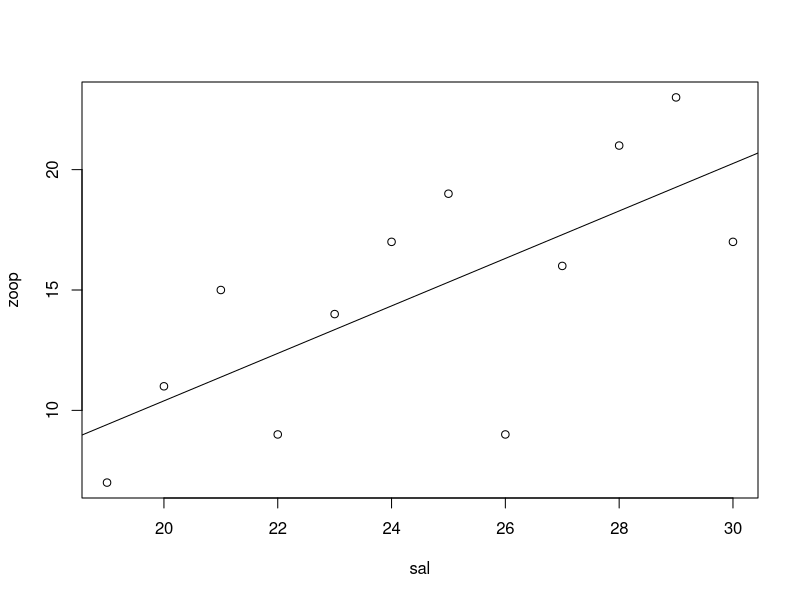
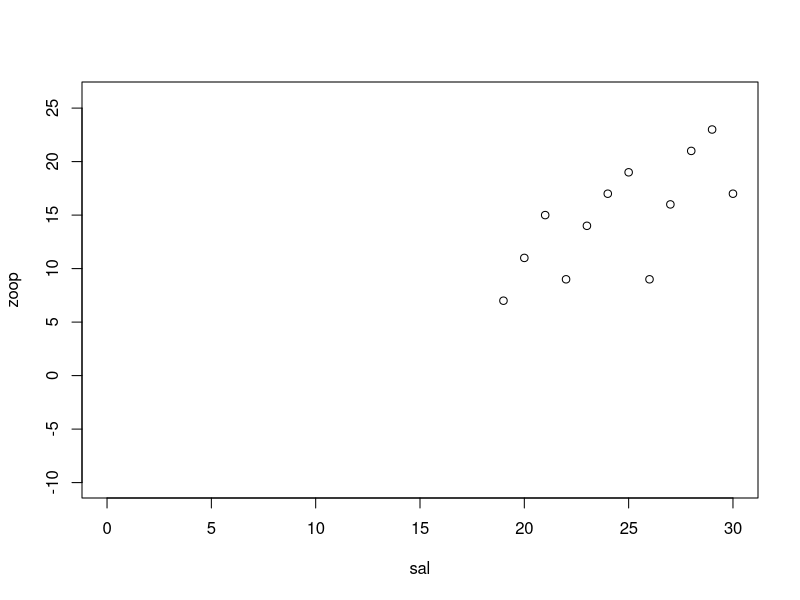
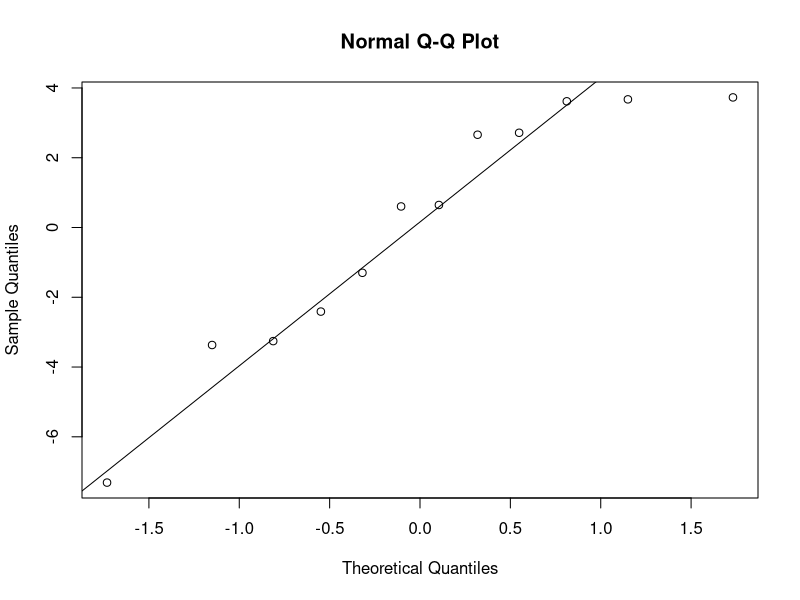

Recreate these plots in R, in order.
#REGRESSÃO E CORRELAÇÃO
#Dados do exemplo
zoop=c(7,11,15,9,14,17,
       19,9,16,21,23,17)
sal=c(19:30)
plot(zoop~sal)

#Análise de regressão
reg=lm(zoop~sal)
reg #a e b
#Plotando a linha de ajuste
abline(reg)
#Escalas em zero
plot(zoop~sal,xlim=c(0,30),
     ylim=c(-10,26))

#Análise dos resíduos
res=reg$residuals
#Teste de normalidade dos resíduos
qqnorm(res)
qqline(res)
shapiro.test(res) #Normal

#Análise de correlação
cor(zoop,sal)
r=cor(sal,zoop) #Coef de corr
r2=r^2 #Coef de determinação
r2

summary(reg)
